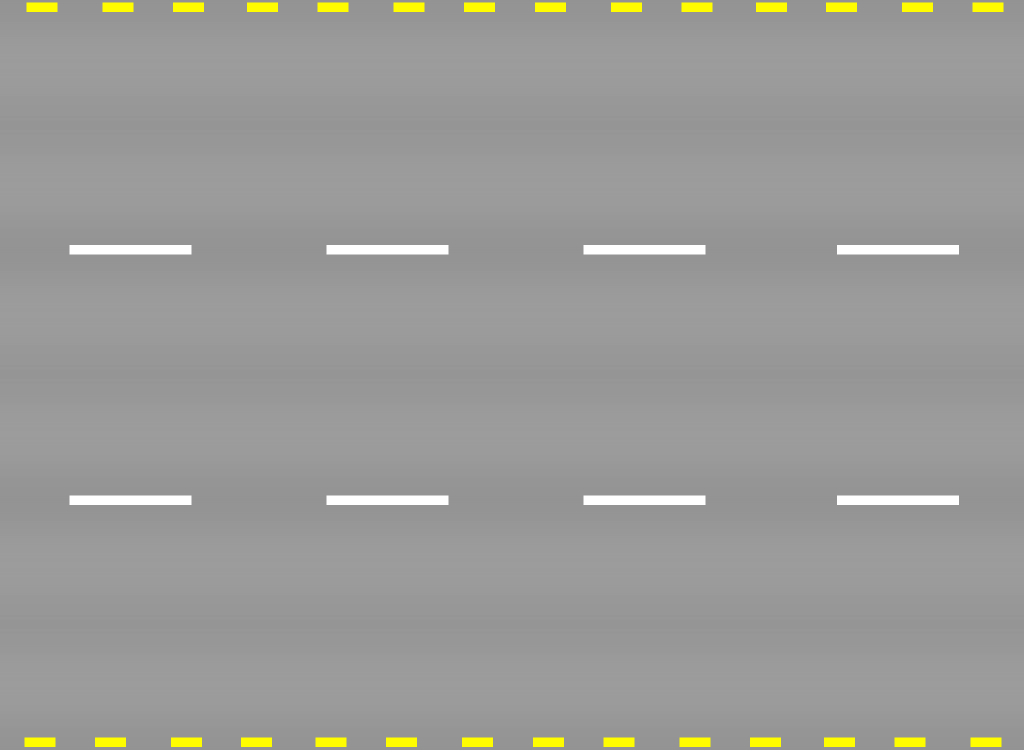
#> input picture Toon_Road_Texture2.png, 2048 x 1500 px (shown at 1/2 size)
$ python main.py
#> lines starting #> are read from the running program, lines starting #| are printed output that depends on the picture
### utilities.py
import os
import random
import math

_cache = []
def _get_coordinates(canvas, id):
    return canvas.coords(id)

def _set_coordinates(canvas, id, coordinates):
    canvas.coords(id, coordinates)

# [10 lines left out: function _update_position_by_id, not called in this run]

def _get_x_coordinates(canvas, tag):
    return _get_coordinates_by_dimension(canvas, tag, dimension='x')

def _get_y_coordinates(canvas, tag):
    return _get_coordinates_by_dimension(canvas, tag, dimension='y')

def _get_coordinates_by_dimension(canvas, tag, dimension='x'):
    '''
    updates the x and y position of all shapes that have been tagged
    with the tag argument
    '''
    if dimension == 'x':
        pos = 0
    else:
        pos = 1
    shape_ids = canvas.find_withtag(tag)
    coords = []
    for id in shape_ids:
        shape_coords = _get_coordinates(canvas, id)
        for i in range(0, len(shape_coords)):
            if i % 2 == pos:
                coords.append(shape_coords[i])
    return coords

# [116 lines left out: functions make_circle, make_oval, make_poly_circle, make_poly_oval, rotate, make_rectangle and 3 more, not called in this run]

def get_top(canvas, tag):
    '''
    returns the top boundary of the shape group
    '''
    return min(*_get_y_coordinates(canvas, tag))

# [12 lines left out: functions get_bottom, get_width, not called in this run]

def get_center(canvas, tag):
    return get_width(canvas, tag) / 2 + get_left(canvas, tag)

# [46 lines left out: functions get_height, make_car1, make_star, make_bubble, not called in this run]

def make_image(
        canvas, image_path, position=(200, 200), rotation=None,
        scale=None, anchor='nw', **kwargs):
    # import PIL libraries
#> called with image_path = 'Toon_Road_Texture2.png', position = (0, 0), scale = 0.48, anchor = 'nw'
    from PIL import Image, ImageTk

    # 1. create PIL image and apply any image transformations:
    dir_path = os.path.dirname(os.path.realpath('Toon_Road_Texture2.png'))
    image_path = os.path.join(dir_path, image_path)
    pil_image = Image.open(image_path)
#> pil_image is the input picture: PIL image 2048x1500 RGB; mean R, G, B 154.8, 154.7, 152
    if scale:
        size = (
            round(pil_image.size[0] * 1.3*scale),
            round(pil_image.size[1] * scale)
        )
#> size = (1278, 720)
        pil_image = pil_image.resize(size)
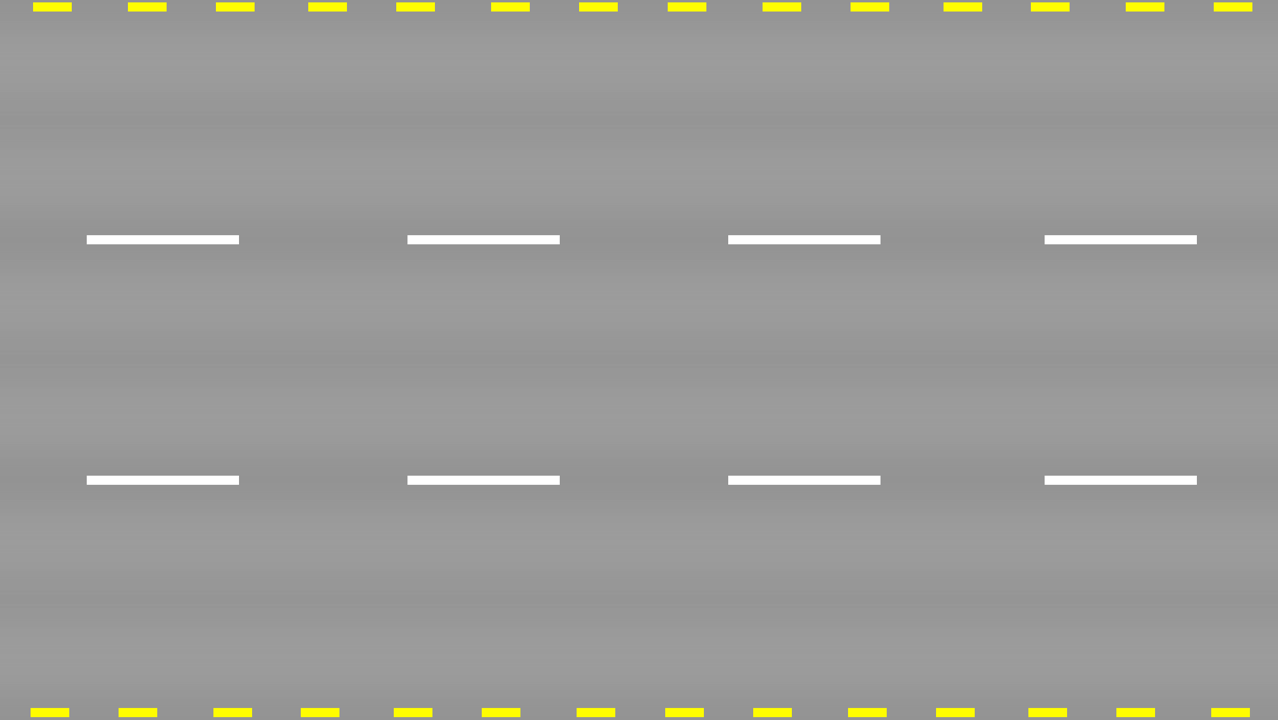
#> pil_image: PIL image 1278x720 RGB; mean R, G, B 154.7, 154.7, 152
    if rotation:
        pil_image = pil_image.rotate(rotation)  # note: returns a copy

    # 2. convert to tkinter-compatible image format:
    tkinter_image = ImageTk.PhotoImage(pil_image)
    _cache.append(tkinter_image)  # workaround for known tkinter bug: http://effbot.org/pyfaq/why-do-my-tkinter-images-not-appear.htm

    # 3. draw image on canvas:
    canvas.create_image(*position, image=tkinter_image, anchor=anchor, **kwargs)
# [12 lines left out: function get_tag_from_x_y_coordinate, not called in this run]

def update_position_by_tag(canvas, tag, x=2, y=0):
    ids = canvas.find_withtag(tag)
    for id in ids:
        _update_position_by_id(canvas, id, x, y)

# [25 lines left out: functions update_fill_by_tag, delete_by_tag, flip, not called in this run]

### helpers.py
import utilities

######
from creature_helpers import make_oval, make_circle, body_mark #this is so that I could take my creature from hw3
######
def make_creature(canvas, center:tuple, size:int, tag:str, primary_color:str='darkgrey', secondary_color:str='lemonchiffon2', tertiary_color:str='grey'):

    # face:
    make_circle(canvas, (center[0], center[1]-size*1.25), size*1.25, fill=primary_color, tag=tag)

    #body:
    canvas.create_polygon(
        [(center[0]-size*1.75,center[1]-size*2),
         (center[0]-size*1.75,center[1]+size*2),
         (center[0]+size*1.75,center[1]+size*2),
         (center[0]+size*1.75,center[1]-size*2)],
        fill=primary_color,
        smooth=True,
        tag=tag)

    #inside body:
    canvas.create_polygon(
        [(center[0]-size*1.5,center[1]-size*1.15),
         (center[0]-size*1.5,center[1]+size*1.9),
         (center[0]+size*1.5,center[1]+size*1.9),
         (center[0]+size*1.5,center[1]-size*1.15)],
        fill=secondary_color,
        smooth=True,
        tag=tag)

  #arm flaps:
    canvas.create_polygon(
        [(center[0]+size*1.4,center[1]-size*0.4),
         (center[0]+size*0.9,center[1]+size*0.1),
         (center[0]+size*1.2,center[1]+size*0.2),
         (center[0]+size*1.7,center[1]-size*0.1)],
        fill=primary_color,
        smooth=True,
        tag=tag)

    canvas.create_polygon(
        [(center[0]-size*1.4,center[1]-size*0.4),
         (center[0]-size*0.9,center[1]+size*0.1),
         (center[0]-size*1.2,center[1]+size*0.2),
         (center[0]-size*1.7,center[1]-size*0.1)],
        fill=primary_color,
        smooth=True,
        tag=tag)

    #body marks (see helpers for function def):
    body_mark(canvas, center, size, primary_color, tag=tag)
    body_mark(canvas, (center[0]-size*0.8, center[1]+size*0.15), size, primary_color, tag=tag)
    body_mark(canvas, (center[0]+size*0.8, center[1]+size*0.15), size, primary_color, tag=tag)
    body_mark(canvas, (center[0]-size*0.35, center[1]+size*0.35), size, primary_color, tag=tag)
    body_mark(canvas, (center[0]+size*0.35, center[1]+size*0.35), size, primary_color, tag=tag)
    body_mark(canvas, (center[0]-size*1, center[1]+size*0.45), size, primary_color, tag=tag)
    body_mark(canvas, (center[0]+size*1, center[1]+size*0.45), size, primary_color, tag=tag)

    # eyes:
    make_circle(canvas, (center[0]+size*0.5, center[1]-size*1.9), size*0.15, fill='white', outline='black', tag=tag)
    make_circle(canvas, (center[0]-size*0.5, center[1]-size*1.9), size*0.15, fill='white', outline='black', tag=tag)
    make_circle(canvas, (center[0]+size*0.47, center[1]-size*1.9), size*0.07, fill='black', tag=tag)
    make_circle(canvas, (center[0]-size*0.47, center[1]-size*1.9), size*0.07, fill='black', tag=tag)
    make_circle(canvas, (center[0]+size*0.49, center[1]-size*1.92), size*0.02, fill='white', tag=tag)
    make_circle(canvas, (center[0]-size*0.45, center[1]-size*1.92), size*0.02, fill='white', tag=tag)

    #ears:
    make_oval(canvas, (center[0]+size*0.6, center[1]-size*2.6), size*0.17, size*0.4, fill=primary_color, tag=tag)
    make_oval(canvas, (center[0]-size*0.6, center[1]-size*2.6), size*0.17, size*0.4, fill=primary_color, tag=tag)

    #nose:
    canvas.create_polygon(
    [(center[0]+size*0.15,center[1]-size*1.9),
     (center[0],center[1]-size*1.8),
     (center[0]-size*0.15,center[1]-size*1.9)],
    fill='black',
    smooth=True,
    tag=tag)

    #whiskers left
    canvas.create_line(
    [(center[0]-size*1.7,center[1]-size*1.75),
     (center[0]-size*0.9, center[1]-size*1.75)],
    width=1,
    tag=tag)
    canvas.create_line(
    [(center[0]-size*1.65,center[1]-size*1.9),
     (center[0]-size*0.85, center[1]-size*1.8)],
    width=1,
    tag=tag)
    canvas.create_line(
    [(center[0]-size*1.6,center[1]-size*1.6),
     (center[0]-size*0.95, center[1]-size*1.65)],
    width=1,
    tag=tag)

    #whiskers right
    canvas.create_line(
    [(center[0]+size*1.7,center[1]-size*1.75),
     (center[0]+size*0.9, center[1]-size*1.75)],
    width=1,
    tag=tag)
    canvas.create_line(
    [(center[0]+size*1.65,center[1]-size*1.9),
     (center[0]+size*0.85, center[1]-size*1.8)],
    width=1,
    tag=tag)
    canvas.create_line(
    [(center[0]+size*1.6,center[1]-size*1.6),
     (center[0]+size*0.95, center[1]-size*1.65)],
    width=1,
    tag=tag)

    #mouth
    canvas.create_line(
    [(center[0]-size*0.04,center[1]-size*1.5),
     (center[0],center[1]-size*1.53),
     (center[0]+size*0.04,center[1]-size*1.5)],
    width=1,
    smooth=True,
    tag=tag)

    #feet
    canvas.create_polygon(
    [(center[0]-size*1.25,center[1]+size*1.25),
     (center[0]-size*0.8,center[1]+size*2),
     (center[0]-size*0.1,center[1]+size*1.9),
     (center[0]-size*0.5, center[1]+size*0.8)],
    fill=primary_color,
    smooth=True,
    tag=tag)
    canvas.create_polygon(
    [(center[0]+size*1.25,center[1]+size*1.25),
     (center[0]+size*0.8,center[1]+size*2),
     (center[0]+size*0.1,center[1]+size*1.9),
     (center[0]+size*0.5, center[1]+size*0.8)],
    fill=primary_color,
    smooth=True,
    tag=tag)

    #pads
    make_circle(canvas, (center[0]-size*0.48, center[1]+size*1.7), size*0.26, fill=tertiary_color, tag=tag)
    make_circle(canvas, (center[0]+size*0.48, center[1]+size*1.7), size*0.26, fill=tertiary_color, tag=tag)

    #toes
    make_circle(canvas, (center[0]-size*0.72, center[1]+size*1.63), size*0.05, fill='lightgrey', tag=tag)
    make_circle(canvas, (center[0]-size*0.63, center[1]+size*1.51), size*0.05, fill='lightgrey', tag=tag)
    make_circle(canvas, (center[0]-size*0.5, center[1]+size*1.46), size*0.05, fill='lightgrey', tag=tag)

    make_circle(canvas, (center[0]+size*0.72, center[1]+size*1.63), size*0.05, fill='lightgrey', tag=tag)
    make_circle(canvas, (center[0]+size*0.63, center[1]+size*1.51), size*0.05, fill='lightgrey', tag=tag)
    make_circle(canvas, (center[0]+size*0.5, center[1]+size*1.46), size*0.05, fill='lightgrey', tag=tag)

def make_rectangle(canvas, top_left, width, height, color="#3D9970", tag=None, outline='black', stroke_width=2):
    x, y = top_left
    return canvas.create_rectangle(
        [(x, y), (x + width, y + height)],
        fill=color,
        width=stroke_width,
        tags=tag,
        outline=outline)
def make_landscape_object(canvas, center:tuple, size:int, tag:str, color:str='white'):
    x = center[0]-size/2
    y = center[1]-size/2
    #truck wheels
    make_rectangle(canvas, (x+size*0.15, y+size*0.4), size*0.25, size*0.1, color='black', tag=tag)
    make_rectangle(canvas, (x+size*1.5, y+size*0.4), size*0.25, size*0.1, color='black', tag=tag)
    make_rectangle(canvas, (x-size*0.25, y+size*0.38), size*0.2, size*0.1, color='black', tag=tag)
    make_rectangle(canvas, (x-size*0.25, y-size*0.02), size*0.2, size*0.1, color='black', tag=tag)
    make_rectangle(canvas, (x+size*0.15, y-size*0.04), size*0.25, size*0.1, color='black', tag=tag)
    make_rectangle(canvas, (x+size*1.5, y-size*0.04), size*0.25, size*0.1, color='black', tag=tag)
    #truck body
    make_rectangle(canvas, (x-size*0.5, y + size*0.1), size*0.4, size*0.25, color=color, tag=tag)
    make_rectangle(canvas, (x-size*0.35, y + size*0.03), size*0.3, size*0.4, color=color, tag=tag)
    make_rectangle(canvas, (x, y), size*2, size*0.46, color=color, tag=tag)
def make_flipped_truck(canvas, center:tuple, size:int, tag:str, color:str='white'):
    x = center[0]+size/2
    y = center[1]+size/2
    #truck wheels
    make_rectangle(canvas, (x+size*0.15, y+size*0.4), size*0.25, size*0.1, color='black', tag=tag)
    make_rectangle(canvas, (x+size*1.5, y+size*0.4), size*0.25, size*0.1, color='black', tag=tag)
    make_rectangle(canvas, (x+size*2.1, y+size*0.38), size*0.15, size*0.1, color='black', tag=tag)
    make_rectangle(canvas, (x+size*2.1, y-size*0.02), size*0.15, size*0.1, color='black', tag=tag)
    make_rectangle(canvas, (x+size*0.15, y-size*0.04), size*0.25, size*0.1, color='black', tag=tag)
    make_rectangle(canvas, (x+size*1.5, y-size*0.04), size*0.25, size*0.1, color='black', tag=tag)
    #truck body
    make_rectangle(canvas, (x+size*2.15, y + size*0.1), size*0.4, size*0.25, color=color, tag=tag)
    make_rectangle(canvas, (x+size*2.05, y + size*0.03), size*0.3, size*0.4, color=color, tag=tag)
    make_rectangle(canvas, (x, y), size*2, size*0.46, color=color, tag=tag)


### creature_helpers.py
from tkinter import Canvas, Tk
'''
Documentation: http://effbot.org/tkinterbook/canvas.htm
Color Picker: https://coolors.co/
'''

def make_oval(canvas: Canvas, center: tuple, width: int, height: int, fill: str='hotpink', outline:str='', tag:str='creature'):
    top_left = (center[0] - width, center[1] - height)
    bottom_right = (center[0] + width, center[1] + height)
    canvas.create_oval([top_left, bottom_right], fill=fill, outline=outline, tag=tag)


def make_circle(canvas: Canvas, center: tuple, radius: int, fill: str='hotpink', outline:str='', tag:str='creature'):
    make_oval(canvas, center, radius, radius, fill=fill, outline=outline, tag=tag)


# [31 lines left out: function make_grid, not called in this run]


### FUNCTIONS I ADDED ###

def body_mark(canvas: Canvas, center:tuple, size:int, fill:str, tag:str='creature'):
        canvas.create_polygon(
        [(center[0]-size*0.4,center[1]-size*0.75),
         (center[0],center[1]-size*0.85),
         (center[0]+size*0.4,center[1]-size*0.75),
         (center[0],center[1]-size*1.05)],
        fill=fill,
        smooth=True,
        tag=tag)
        return

### main.py
from tkinter import Canvas, Tk, messagebox
import helpers
import utilities
from utilities import get_left, get_right
import helpers
import time
import keycodes

gui = Tk()
gui.title('My Terrarium')

# initialize canvas:
window_width = gui.winfo_screenwidth()
window_height = gui.winfo_screenheight()
background_color = 'white'
canvas = Canvas(gui, width=window_width, height=window_height, background=background_color)
canvas.pack()

####### Rules #######
def show_help_message():
   messagebox.showinfo('Game Instructions', 'Goal: maneuver the Totoro to the other side of the road\nUse arrow keys to move\nDo not hit the trucks\nDo not go off the screen\nAfter 5 succesful crosses, you win the game!')
show_help_message()
####### making the road (from downloaded internet picture) ########
utilities.make_image(canvas, 'Toon_Road_Texture2.png', position=(0, 0), scale=0.48)
####### rendering the commandable Totoro ########
helpers.make_creature(canvas, (window_width/2, window_height-135), size=25, tag='creature')
####### things to track later #######
counter = 0
quitting = False
collision = False
######## moving commandable Totoro in general ########
KEY_PRESS = '<Key>'
totoro_position_y = window_height-135
totoro_position_x = window_width/2
# [46 lines left out: functions move_creature, add_counter, not called in this run]

canvas.bind(KEY_PRESS, move_creature)
canvas.focus_set()

######## rendering trucks (landscape objects / flipped trucks) #######
car_1 = helpers.make_landscape_object(canvas, (1320, 90), 100, color='lightgreen', tag='car1')
car_2 = helpers.make_flipped_truck(canvas, (-300, 110), 100, tag='car2')
car_3 = helpers.make_landscape_object(canvas, (980, 330), 100, color='grey', tag='car3')
car_4 = helpers.make_flipped_truck(canvas, (280, 340), 100, color='lemonchiffon', tag='car4')
car_5 = helpers.make_landscape_object(canvas, (460, 570), 100, color='lightblue', tag='car5')
car_6 = helpers.make_landscape_object(canvas, (2000, 90), 100, color='lightgreen', tag='car6')
car_7 = helpers.make_flipped_truck(canvas, (-800, 340), 100, color='lemonchiffon', tag='car7')
car_8 = helpers.make_landscape_object(canvas, (1800, 330), 100, color='grey', tag='car8')

####### detecting collisions ########
def is_it_overlapping(tag_1:str, tag_2:str):
    totoro_top = utilities.get_top(canvas, tag_1)
    totoro_bottom = utilities.get_bottom(canvas, tag_1)
    totoro_left = utilities.get_left(canvas, tag_1)
    totoro_right = utilities.get_right(canvas, tag_1)
    truck_top = utilities.get_top(canvas, tag_2)
    truck_bottom = utilities.get_bottom(canvas, tag_2)
    truck_left = utilities.get_left(canvas, tag_2)
    truck_right = utilities.get_right(canvas, tag_2)
    if ((totoro_right <= truck_right and totoro_right >= truck_left) and (totoro_top <= truck_top and totoro_bottom >= truck_bottom)) or ((totoro_left >= truck_left and totoro_left <= truck_right) and (totoro_top <= truck_top and totoro_bottom >= truck_bottom)):
        global collision
        collision = True

######## moving trucks #########
car_1_position = 1400
car_2_position = -300
car_3_position = 980
car_4_position = 320
car_5_position = 460
car_6_position = 2000
car_7_position = -800
car_8_position = 1800
speed = 20
frame_rate = 0.001
while True:
    car_1_position = car_1_position - speed*2
    utilities.update_position_by_tag(canvas, 'car1', x=-speed*2, y=0)
    gui.update()
    time.sleep(frame_rate)
    car_3_position = car_3_position - speed
    utilities.update_position_by_tag(canvas, 'car3', x=-speed, y=0)
    gui.update()
    time.sleep(frame_rate)
    car_5_position = car_5_position - speed*2
    utilities.update_position_by_tag(canvas, 'car5', x=-speed*2, y=0)
    gui.update()
    time.sleep(frame_rate)
    car_6_position = car_6_position - speed*2
    utilities.update_position_by_tag(canvas, 'car6', x=-speed*2, y=0)
    gui.update()
    time.sleep(frame_rate)
    car_8_position = car_8_position - speed
    utilities.update_position_by_tag(canvas, 'car8', x=-speed, y=0)
    gui.update()
    time.sleep(frame_rate)
    car_2_position = car_2_position + speed
    utilities.update_position_by_tag(canvas, 'car2', x=speed, y=0)
    gui.update()
    time.sleep(frame_rate)
    car_4_position = car_4_position + speed*2
    utilities.update_position_by_tag(canvas, 'car4', x=speed*2, y=0)
    gui.update()
    time.sleep(frame_rate)
    car_7_position = car_7_position + speed*2
    utilities.update_position_by_tag(canvas, 'car7', x=speed*2, y=0)
    gui.update()
    time.sleep(frame_rate)

####### collision happening? ######
#> (the run stopped early here; a loop or call above may not have finished)
